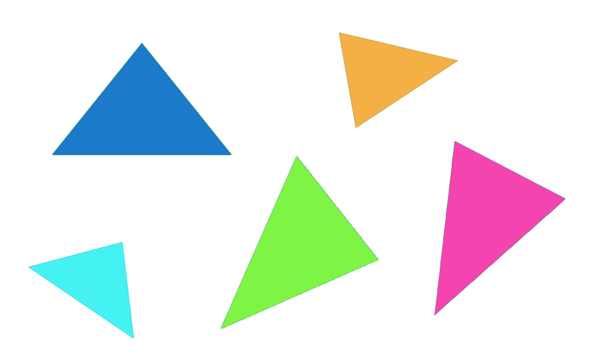
%> input picture Lecture14/code/pic4.png, 600 x 360 px
$ octave ld.m   (GNU Octave 9; MATLAB toolbox functions it lacks are replaced by stand-ins)
%> lines starting %> are read from the running program, lines starting %| are printed output that depends on the picture
f=imread('pic4.png');
%> f is the input picture: size 360x600x3 uint8; mean R, G, B 232.5, 236.9, 233.9
w = [2 -1 -1; -1 2 -1;-1 -1 2 ];
g = imfilter(double(f),w);
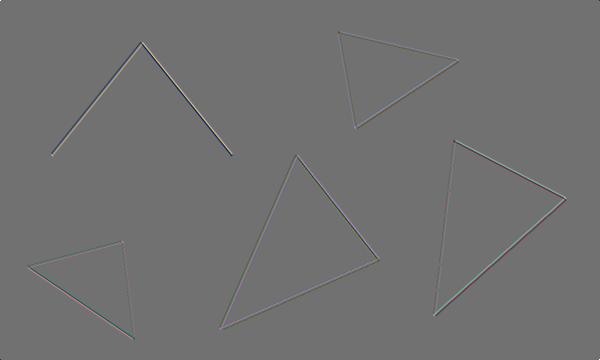
%> g: size 360x600x3 double; mean R, G, B 0, 0, 0; drawn with min black and max white
imshow(g)
gtop = g(1:120,1:120);
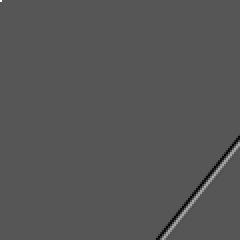
%> gtop: size 120x120 double (shown 2 times larger); min -260, max 510, mean -0.1; drawn with min black and max white
figure , imshow(gtop)
%> after `imshow(gtop)`:
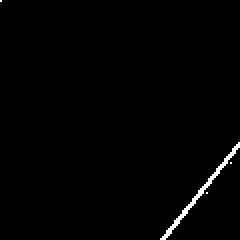
%> displayed picture: size 120x120, on the screen's scale of 0 to 255 (shown 2 times larger); 0.99% white in thin lines or dots
gbot = g(end-119:end, end-119:end);
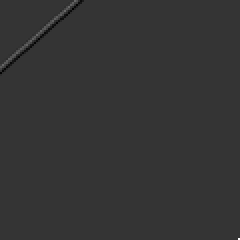
%> gbot: size 120x120 double (shown 2 times larger); min -132, max 510, mean 0; drawn with min black and max white
figure,imshow(gbot)
g = abs(g);
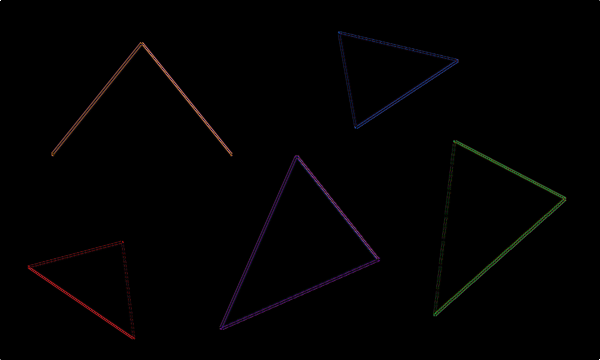
%> g: size 360x600x3 double; mean R, G, B 3.2, 2.3, 2.7; drawn with min black and max white
figure,imshow(g)
%> after `imshow(g)`:
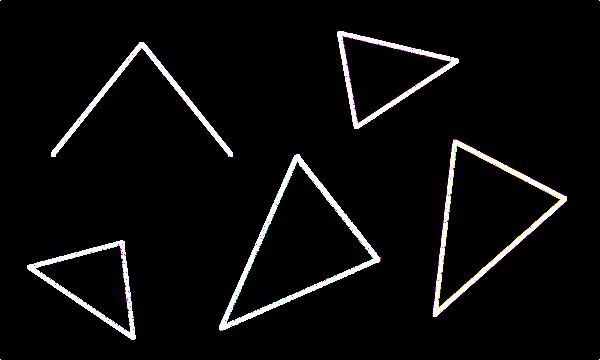
%> displayed picture: size 360x600x3, on the screen's scale of 0 to 255; mean R, G, B 12, 11.6, 11.8
T = max (g(:));
%> T = 510
g = g >= T;
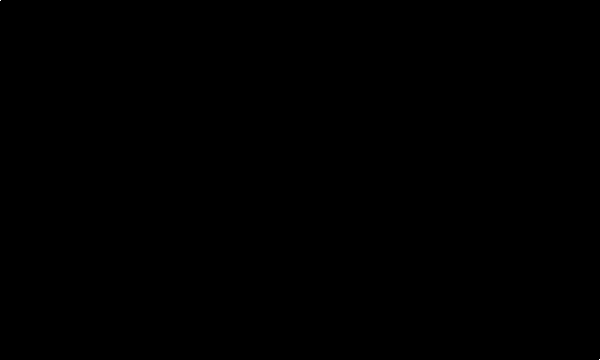
%> g: size 360x600x3 logical; 0% white in thin lines or dots
figure, imshow(g)
